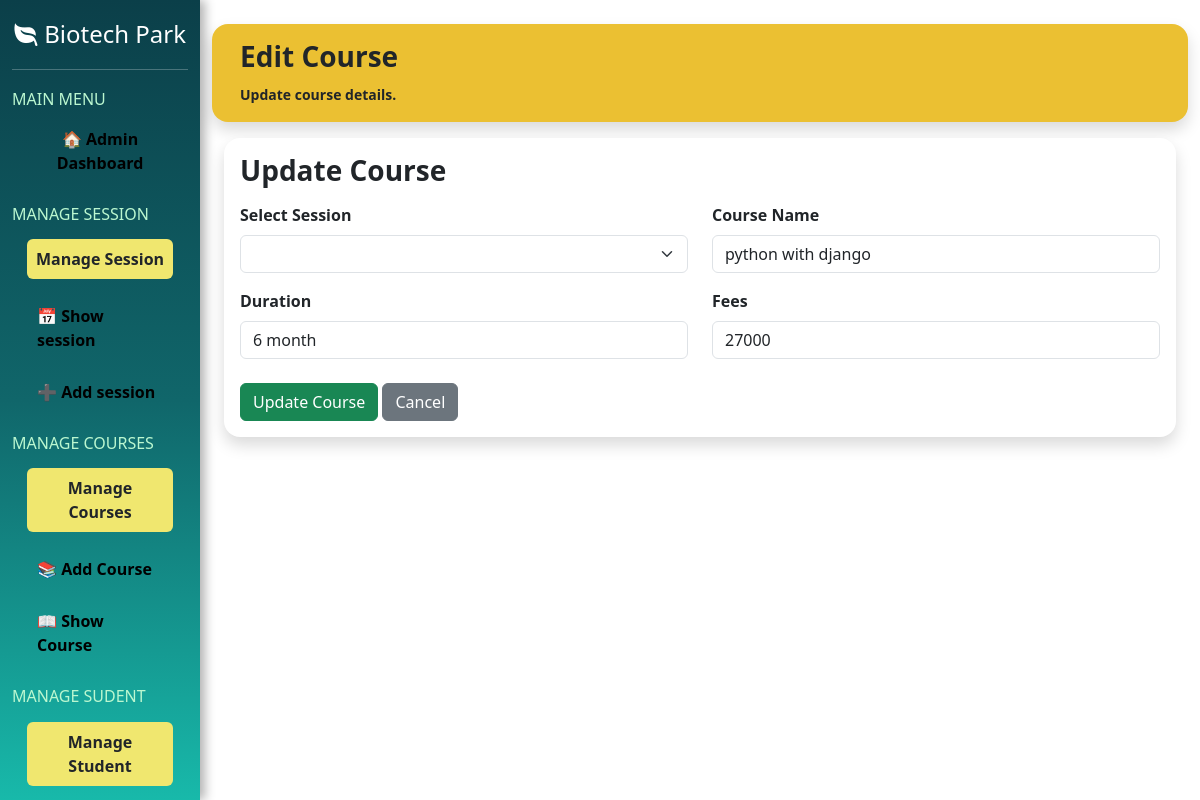
The app's page /editcourse/1/, older data.
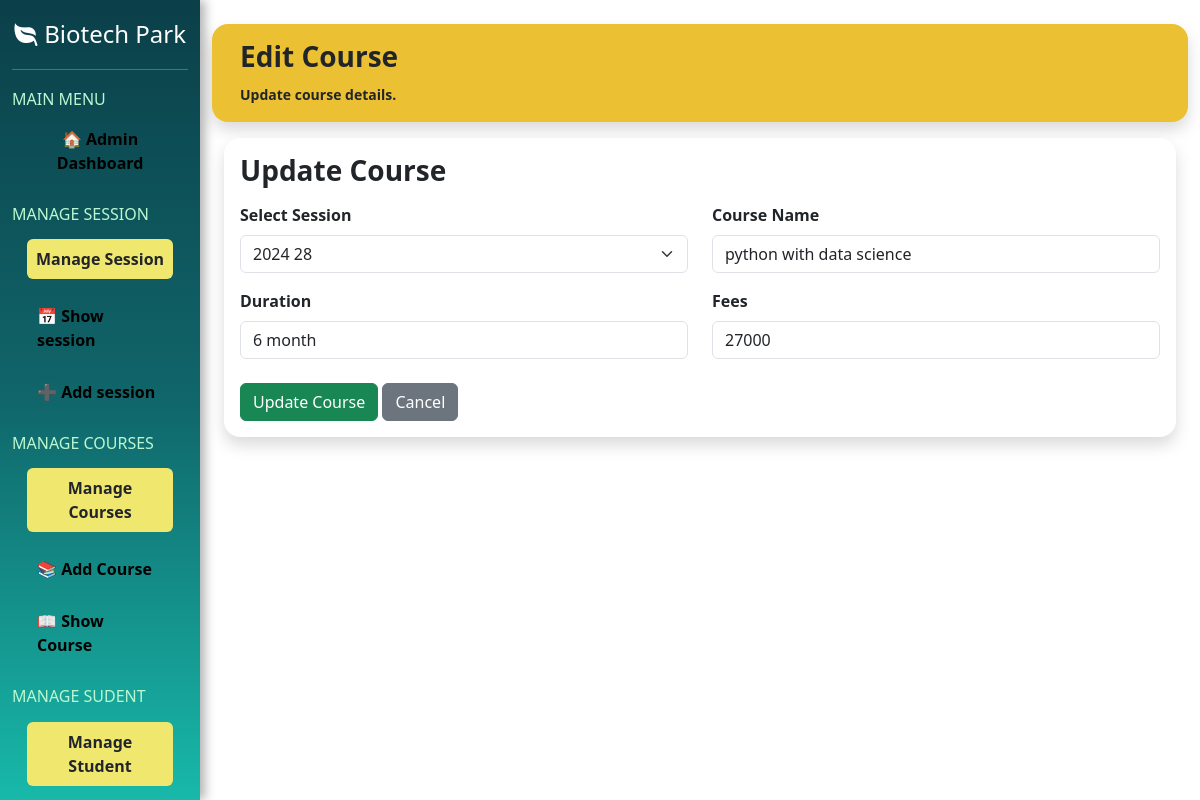
The same page, newer data.
### myapp/models.py (models this page shows)
class tbl_course(models.Model):
    id=models.IntegerField(primary_key=True,auto_created=True)
    session_name=models.CharField(max_length=20)
    course_name=models.CharField(max_length=200)
    duration=models.CharField(max_length=20)
    fees=models.IntegerField()
    create_at=models.TimeField()

class session(models.Model):
    id=models.IntegerField(primary_key=True,auto_created=True)
    session_name=models.CharField(max_length=20)
    create_at=models.TimeField()

### myapp/views.py (the view)
# urls.py: path('editcourse/<int:id>/', editcourse, name='editcourse'),
def editcourse(request, id):
    course = tbl_course.objects.get(id=id)
    sessions = session.objects.all()
    return render(request, 'admin/editcourse.html', {'course': course, 'sessions': sessions})

### myapp/templates/admin/editcourse.html (shortened to what this page needs)
{% extends 'admin/adminlayout.html' %}
{% block admin %}
<div class="container">
    <div class="row mt-2">
        <div class="card shadow border-0 rounded-4 mb-3 mt-3" style="background-color:#ebc032;">
            <div class="card-body">
                <h3 class="fw-bold">Edit Course</h3>
                <small class="fw-bold">
                    Update course details.
                </small>
            </div>
        </div>
    </div>
    <form method="post" action="{% url 'updatecourse' course.id %}">
        <div class="card shadow border-0 rounded-4 p-3">
            <h3 class="fw-bold mb-3">Update Course</h3>
            <div class="row">
                <div class="col-md-6">
                    <label class="fw-bold mb-2">Select Session</label>
<select name="session_name" class="form-select">
    {% for i in sessions %}
    <option value="{{ i.session_name }}"
        {% if i.session_name == course.session_name %}
            selected
        {% endif %}>
        {{ i.session_name }}
    </option>
    {% endfor %}
</select>
                </div>
                <div class="col-md-6">
                    <label class="fw-bold mb-2">
                        Course Name
                    </label>
                    <input type="text" name="course_name" class="form-control" value="{{ course.course_name }}"
                        required>
                </div>
                <div class="col-md-6 mt-3">
                    <label class="fw-bold mb-2">
                        Duration
                    </label>
                    <input type="text" name="duration" class="form-control" value="{{ course.duration }}" required>
                </div>
                <div class="col-md-6 mt-3">
                    <label class="fw-bold mb-2">
                        Fees
                    </label>
                    <input type="number" name="fees" class="form-control" value="{{ course.fees }}" required>
                </div>
                <div class="col-12 mt-4">
                    <button type="submit" class="btn btn-success">
                        Update Course
                    </button>
                    <a href="{% url 'showcourse' %}" class="btn btn-secondary">
                        Cancel
                    </a>
                </div>
            </div>
        </div>
    </form>
</div>
{% endblock %}

Row changes from the older to the newer data that the page shows:
changed tbl_course: session_name (not shown) → "2024 28"; course_name "python with django" → "python with data science"
